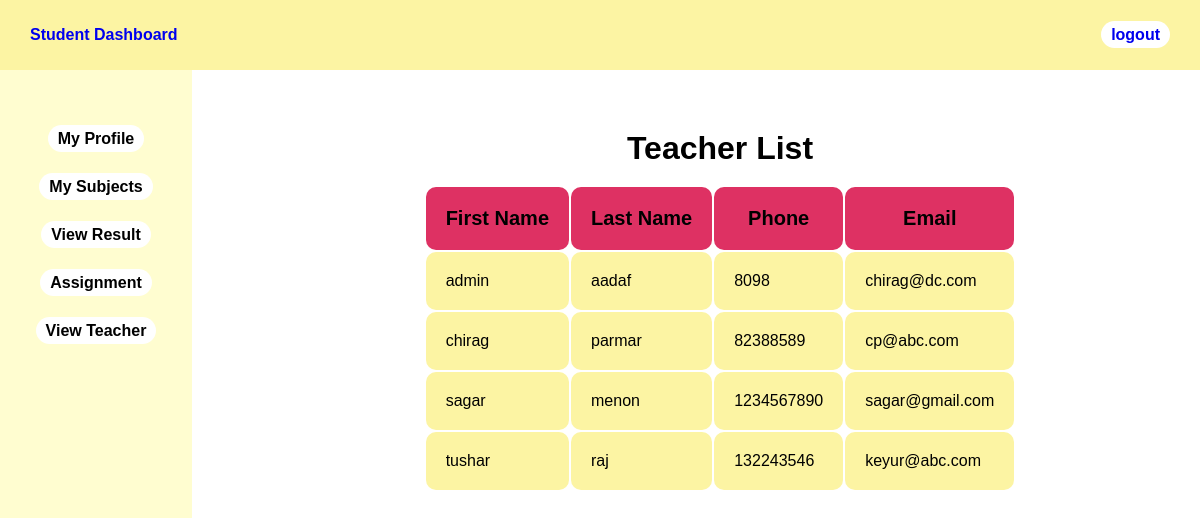
The page /stu_view_teacher.php (signed in) on the database its author committed.
### tables this page shows
CREATE TABLE `teacherlist` (
  `id` int(10) NOT NULL,
  `username` varchar(30) NOT NULL,
  `firstname` varchar(30) NOT NULL,
  `lastname` varchar(30) NOT NULL,
  `email` varchar(50) NOT NULL,
  `phone` bigint(10) NOT NULL,
  `usertype` varchar(30) NOT NULL,
  `password` varchar(30) NOT NULL
);

### stu_view_teacher.php (the view, shortened to what this page needs)
<?php
    $host="localhost";
    $user="root";
    $password="";
    $db="sgs";
    $conn=mysqli_connect($host,$user,$password,$db);
    $sql="SELECT * FROM teacherlist ORDER BY firstname";
    $result=mysqli_query($conn,$sql);
?>
<html>
<head>
	<link rel="stylesheet" type="text/css" href="css/admin-style.css">
</head>
    <body>
      	<?php
      	include 'student_sidebar.php';
      	?>
        <div class="content">
        	<center>
        	<h1>Teacher List</h1>
        	<br>
        	<table>
        		<tr>
					<th class="table_th">First Name</th>
					<th class="table_th">Last Name</th>
        			<th class="table_th">Phone</th>
        			<th class="table_th">Email</th>
        		</tr>
        		<?php
        			while ($info=$result->fetch_assoc()) {
        		?>
        		<tr>
					<td class="table_td"><?php echo "{$info['firstname']}"; ?></td>
					<td class="table_td"><?php echo "{$info['lastname']}"; ?></td>
        			<td class="table_td"><?php echo "{$info['phone']}"; ?></td>
        			<td class="table_td"><?php echo "{$info['email']}"; ?></td>
        		</tr>
        		<?php
        			}
        		?>
        	</center>
        </div>
    </body>
</html>

### css/admin-style.css (style rules this page uses)
* { margin: 0px; padding: 0px; font-family: 'Nuntio',sans-serif; }
.content { margin-left: 20%; margin-top: 5%; }

### stu_view_teacher.php (style rules this page uses)
table { border-radius: 10px; }
.table_th { padding: 20px; font-size: 20px; background-color: #de3163; border-radius: 10px; }
.table_td { padding: 20px; background-color: #fcf4a3; border-radius: 10px; }

### rows shown on the page
teacherlist: firstname "admin", lastname "aadaf", phone "8098", email "chirag@dc.com"
teacherlist: firstname "chirag", lastname "parmar", phone "82388589", email "cp@abc.com"
teacherlist: firstname "sagar", lastname "menon", phone "1234567890", email "sagar@gmail.com"
teacherlist: firstname "tushar", lastname "raj", phone "132243546", email "keyur@abc.com"
